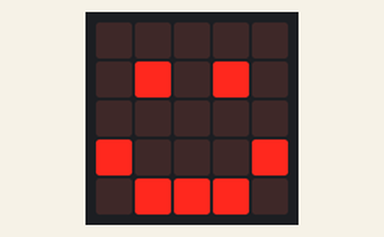
Simulated run of this program. Board: BBC micro:bit running MicroPython. Shown: the board's 5×5 LED display.

Above: at 0.2 s.
At 2.2 s:
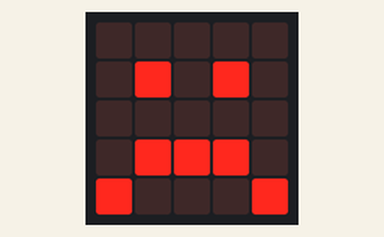

The program:

ImageStateMachine.py
```python
# Add your Python code here. E.g.
from microbit import *

t0_emotion = running_time()
emotionState = 0
dislpayState = Image.CONFUSED


def getTime_emotion():
    return running_time() - t0_emotion

def resetTime_emotion():
    global t0_emotion
    t0_emotion = running_time()

def setEmotion(image):
    global dislpayState
    dislpayState = image

def initEmotion(emotionState):
    resetTime_emotion()
    emotionState += 1
    return emotionState

def happy(emotionState):
    setEmotion(Image.HAPPY)
    if(getTime_emotion() > 2000):
        resetTime_emotion()
        emotionState += 1
    return emotionState

def sad(emotionState):
    setEmotion(Image.SAD)
    if(getTime_emotion() > 1000):
        resetTime_emotion()
        emotionState += 1
    return emotionState

def teardownEmotion(emotionState):
    resetTime_emotion()
    emotionState = 1
    return emotionState

emotionStates = {
    0: initEmotion,
    1: happy,
    2: sad,
    3: teardownEmotion
}

def emotionStateMachine(state):
    func = emotionStates.get(state)
    return func(state)

def commitDispayState():
    display.show(dislpayState)

while True:
    emotionState = emotionStateMachine(emotionState)
    commitDispayState()
    sleep(100)
```

Measured:
- what the display in image 0 shows lasts 2.0 s, from 0.1 s to 2.1 s
- what the display in image 1 shows lasts 1.1 s, from 2.1 s to 3.2 s
